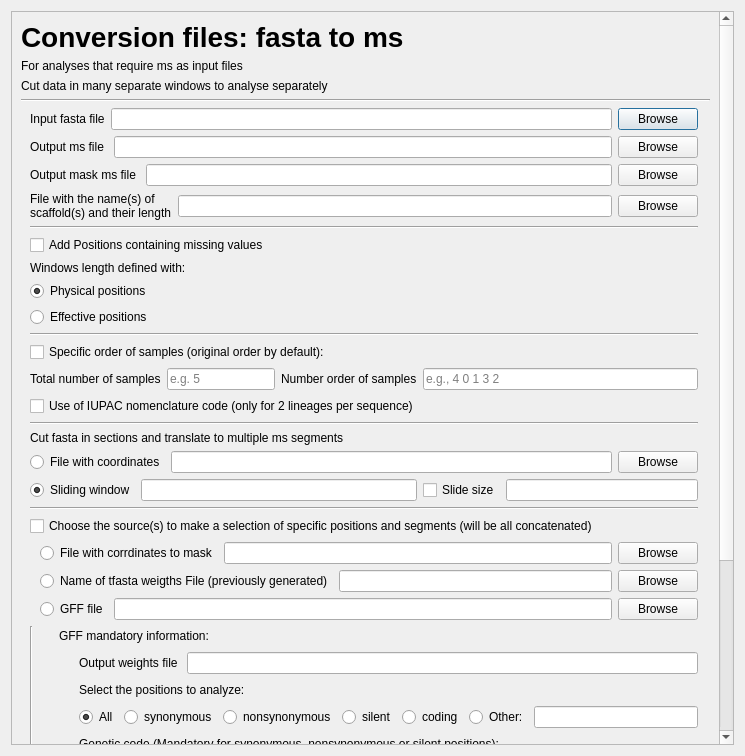
<?xml version="1.0" encoding="UTF-8"?>
<ui version="4.0">
 <class>Dialog</class>
 <widget class="QDialog" name="Dialog">
  <property name="geometry">
   <rect>
    <x>0</x>
    <y>0</y>
    <width>745</width>
    <height>756</height>
   </rect>
  </property>
  <property name="sizePolicy">
   <sizepolicy hsizetype="Preferred" vsizetype="Fixed">
    <horstretch>0</horstretch>
    <verstretch>0</verstretch>
   </sizepolicy>
  </property>
  <property name="minimumSize">
   <size>
    <width>729</width>
    <height>300</height>
   </size>
  </property>
  <property name="windowTitle">
   <string>Dialog</string>
  </property>
  <layout class="QGridLayout" name="gridLayout">
   <item row="0" column="0">
    <widget class="QScrollArea" name="scrollArea">
     <property name="sizePolicy">
      <sizepolicy hsizetype="Preferred" vsizetype="Preferred">
       <horstretch>0</horstretch>
       <verstretch>0</verstretch>
      </sizepolicy>
     </property>
     <property name="font">
      <font>
       <weight>50</weight>
       <italic>false</italic>
       <bold>false</bold>
       <underline>false</underline>
       <strikeout>false</strikeout>
       <kerning>true</kerning>
      </font>
     </property>
     <property name="lineWidth">
      <number>0</number>
     </property>
     <property name="widgetResizable">
      <bool>true</bool>
     </property>
     <widget class="QWidget" name="scrollAreaWidgetContents">
      <property name="geometry">
       <rect>
        <x>0</x>
        <y>0</y>
        <width>719</width>
        <height>1286</height>
       </rect>
      </property>
      <layout class="QGridLayout" name="gridLayout_2">
       <item row="1" column="0">
        <widget class="Line" name="line">
         <property name="orientation">
          <enum>Qt::Horizontal</enum>
         </property>
        </widget>
       </item>
       <item row="2" column="0">
        <widget class="QFrame" name="frameWeight">
         <property name="frameShape">
          <enum>QFrame::NoFrame</enum>
         </property>
         <property name="frameShadow">
          <enum>QFrame::Raised</enum>
         </property>
         <layout class="QVBoxLayout" name="verticalLayout_8">
          <property name="topMargin">
           <number>0</number>
          </property>
          <property name="rightMargin">
           <number>12</number>
          </property>
          <property name="bottomMargin">
           <number>0</number>
          </property>
          <item>
           <layout class="QHBoxLayout" name="horizontalLayout_input_option_i" stretch="0,0,0">
            <property name="spacing">
             <number>6</number>
            </property>
            <item>
             <widget class="QLabel" name="labelInput_fasta">
              <property name="text">
               <string>Input fasta file</string>
              </property>
             </widget>
            </item>
            <item>
             <widget class="QLineEdit" name="lineInput_fasta"/>
            </item>
            <item>
             <widget class="QPushButton" name="openInput_fasta">
              <property name="text">
               <string>Browse</string>
              </property>
              <property name="autoDefault">
               <bool>true</bool>
              </property>
             </widget>
            </item>
           </layout>
          </item>
          <item>
           <layout class="QHBoxLayout" name="horizontalLayout_output_option_o">
            <item>
             <widget class="QLabel" name="labelOutput_tfasta">
              <property name="text">
               <string>Output ms file </string>
              </property>
             </widget>
            </item>
            <item>
             <widget class="QLineEdit" name="lineOutput_tfasta"/>
            </item>
            <item>
             <widget class="QPushButton" name="openInput_fasta_3">
              <property name="text">
               <string>Browse</string>
              </property>
              <property name="autoDefault">
               <bool>true</bool>
              </property>
             </widget>
            </item>
           </layout>
          </item>
          <item>
           <layout class="QHBoxLayout" name="horizontalLayout_output_option_o_3">
            <item>
             <widget class="QLabel" name="labelOutput_tfasta_2">
              <property name="text">
               <string>Output mask ms file </string>
              </property>
             </widget>
            </item>
            <item>
             <widget class="QLineEdit" name="lineOutput_tfasta_2"/>
            </item>
            <item>
             <widget class="QPushButton" name="openInput_fasta_2">
              <property name="text">
               <string>Browse</string>
              </property>
              <property name="autoDefault">
               <bool>true</bool>
              </property>
             </widget>
            </item>
           </layout>
          </item>
          <item>
           <layout class="QHBoxLayout" name="horizontalLayout_option_n">
            <item>
             <widget class="QLabel" name="labelScaffold">
              <property name="text">
               <string>File with the name(s) of
scaffold(s) and their length</string>
              </property>
             </widget>
            </item>
            <item>
             <widget class="QLineEdit" name="lineScaffold">
              <property name="placeholderText">
               <string/>
              </property>
             </widget>
            </item>
            <item>
             <widget class="QPushButton" name="openScaffold">
              <property name="text">
               <string>Browse</string>
              </property>
             </widget>
            </item>
           </layout>
          </item>
          <item>
           <widget class="Line" name="line_2">
            <property name="orientation">
             <enum>Qt::Horizontal</enum>
            </property>
           </widget>
          </item>
          <item>
           <widget class="QCheckBox" name="checkUnknownPosConv">
            <property name="text">
             <string>Add Positions containing missing values</string>
            </property>
           </widget>
          </item>
          <item>
           <widget class="QLabel" name="label_42">
            <property name="text">
             <string>Windows length defined with:</string>
            </property>
           </widget>
          </item>
          <item>
           <layout class="QVBoxLayout" name="verticalLayout_22">
            <item>
             <widget class="QRadioButton" name="radioWindowLength_PhysPos">
              <property name="text">
               <string>Physical positions</string>
              </property>
              <property name="checked">
               <bool>true</bool>
              </property>
              <attribute name="buttonGroup">
               <string notr="true">buttonGroup</string>
              </attribute>
             </widget>
            </item>
            <item>
             <widget class="QRadioButton" name="radioWindowLength_EffPos">
              <property name="contextMenuPolicy">
               <enum>Qt::DefaultContextMenu</enum>
              </property>
              <property name="text">
               <string>Effective positions</string>
              </property>
              <property name="autoExclusive">
               <bool>true</bool>
              </property>
              <attribute name="buttonGroup">
               <string notr="true">buttonGroup</string>
              </attribute>
             </widget>
            </item>
           </layout>
          </item>
          <item>
           <widget class="Line" name="line_4">
            <property name="orientation">
             <enum>Qt::Horizontal</enum>
            </property>
           </widget>
          </item>
          <item>
           <widget class="QCheckBox" name="checkOrderSamplesConv">
            <property name="text">
             <string>Specific order of samples (original order by default):</string>
            </property>
           </widget>
          </item>
          <item>
           <layout class="QHBoxLayout" name="horizontalLayout_61">
            <item>
             <widget class="QLabel" name="labelOrderSamplesConv">
              <property name="text">
               <string>Total number of samples</string>
              </property>
             </widget>
            </item>
            <item>
             <widget class="QLineEdit" name="lineOrderSamples_total">
              <property name="sizePolicy">
               <sizepolicy hsizetype="Fixed" vsizetype="Fixed">
                <horstretch>0</horstretch>
                <verstretch>0</verstretch>
               </sizepolicy>
              </property>
              <property name="placeholderText">
               <string>e.g. 5</string>
              </property>
             </widget>
            </item>
            <item>
             <layout class="QHBoxLayout" name="horizontalLayout_63">
              <item>
               <widget class="QLabel" name="labelOrderSamplesConv2">
                <property name="text">
                 <string>Number order of samples</string>
                </property>
               </widget>
              </item>
              <item>
               <widget class="QLineEdit" name="lineOrderSamplesConv2">
                <property name="placeholderText">
                 <string>e.g., 4 0 1 3 2</string>
                </property>
               </widget>
              </item>
             </layout>
            </item>
           </layout>
          </item>
          <item>
           <widget class="QCheckBox" name="checkIUPACConv">
            <property name="text">
             <string>Use of IUPAC nomenclature code (only for 2 lineages per sequence)</string>
            </property>
           </widget>
          </item>
          <item>
           <widget class="Line" name="line_7">
            <property name="orientation">
             <enum>Qt::Horizontal</enum>
            </property>
           </widget>
          </item>
          <item>
           <widget class="QLabel" name="label_2">
            <property name="text">
             <string>Cut fasta in sections and translate to multiple ms segments</string>
            </property>
           </widget>
          </item>
          <item>
           <layout class="QVBoxLayout" name="verticalLayout_2">
            <property name="spacing">
             <number>-1</number>
            </property>
            <property name="bottomMargin">
             <number>0</number>
            </property>
            <item>
             <layout class="QHBoxLayout" name="horizontalLayout_filesel_option_C">
              <item>
               <widget class="QRadioButton" name="radioButton_coord_segments">
                <property name="text">
                 <string>File with coordinates</string>
                </property>
                <attribute name="buttonGroup">
                 <string notr="true">buttonGroup_6</string>
                </attribute>
               </widget>
              </item>
              <item>
               <widget class="QLineEdit" name="line_coord_segments"/>
              </item>
              <item>
               <widget class="QPushButton" name="open_coord_segments">
                <property name="text">
                 <string>Browse</string>
                </property>
               </widget>
              </item>
             </layout>
            </item>
            <item>
             <layout class="QHBoxLayout" name="horizontalLayout_12">
              <property name="bottomMargin">
               <number>0</number>
              </property>
              <item>
               <widget class="QRadioButton" name="radioButton_SlideWindow">
                <property name="text">
                 <string>Sliding window</string>
                </property>
                <property name="checked">
                 <bool>true</bool>
                </property>
                <attribute name="buttonGroup">
                 <string notr="true">buttonGroup_6</string>
                </attribute>
               </widget>
              </item>
              <item>
               <widget class="QLineEdit" name="line_SlideWindowSizeConv"/>
              </item>
              <item>
               <layout class="QHBoxLayout" name="horizontalLayout_71">
                <item>
                 <widget class="QCheckBox" name="checkSlideConv">
                  <property name="text">
                   <string>Slide size</string>
                  </property>
                 </widget>
                </item>
                <item>
                 <widget class="QLineEdit" name="lineSlideConv"/>
                </item>
               </layout>
              </item>
             </layout>
            </item>
           </layout>
          </item>
          <item>
           <widget class="Line" name="line_6">
            <property name="orientation">
             <enum>Qt::Horizontal</enum>
            </property>
           </widget>
          </item>
          <item>
           <widget class="QCheckBox" name="checkBox">
            <property name="text">
             <string>Choose the source(s) to make a selection of specific positions and segments (will be all concatenated)</string>
            </property>
            <property name="autoExclusive">
             <bool>false</bool>
            </property>
            <property name="tristate">
             <bool>true</bool>
            </property>
            <attribute name="buttonGroup">
             <string notr="true">buttonGroup_2</string>
            </attribute>
           </widget>
          </item>
          <item>
           <layout class="QVBoxLayout" name="verticalLayout">
            <property name="leftMargin">
             <number>10</number>
            </property>
            <property name="bottomMargin">
             <number>0</number>
            </property>
            <item>
             <layout class="QHBoxLayout" name="horizontalLayout_mask_option_m">
              <item>
               <widget class="QRadioButton" name="radioButton">
                <property name="text">
                 <string>File with corrdinates to mask</string>
                </property>
                <property name="autoExclusive">
                 <bool>true</bool>
                </property>
                <attribute name="buttonGroup">
                 <string notr="true">buttonGroup_2</string>
                </attribute>
               </widget>
              </item>
              <item>
               <widget class="QLineEdit" name="lineMaskFile"/>
              </item>
              <item>
               <widget class="QPushButton" name="openMaskFile">
                <property name="text">
                 <string>Browse</string>
                </property>
               </widget>
              </item>
             </layout>
            </item>
            <item>
             <layout class="QHBoxLayout" name="horizontalLayout_75">
              <item>
               <widget class="QRadioButton" name="radioButton_2">
                <property name="text">
                 <string>Name of tfasta weigths File (previously generated)</string>
                </property>
                <property name="autoExclusive">
                 <bool>true</bool>
                </property>
                <attribute name="buttonGroup">
                 <string notr="true">buttonGroup_2</string>
                </attribute>
               </widget>
              </item>
              <item>
               <widget class="QLineEdit" name="lineWeightFile"/>
              </item>
              <item>
               <widget class="QPushButton" name="openWeightFile">
                <property name="text">
                 <string>Browse</string>
                </property>
               </widget>
              </item>
             </layout>
            </item>
            <item>
             <layout class="QHBoxLayout" name="horizontalLayout_gffinput_option_g">
              <item>
               <widget class="QRadioButton" name="radioButton_3">
                <property name="text">
                 <string>GFF file</string>
                </property>
                <property name="autoExclusive">
                 <bool>false</bool>
                </property>
                <attribute name="buttonGroup">
                 <string notr="true">buttonGroup_2</string>
                </attribute>
               </widget>
              </item>
              <item>
               <widget class="QLineEdit" name="lineGFFFile"/>
              </item>
              <item>
               <widget class="QPushButton" name="openGFFFile">
                <property name="text">
                 <string>Browse</string>
                </property>
               </widget>
              </item>
             </layout>
            </item>
           </layout>
          </item>
          <item>
           <layout class="QHBoxLayout" name="horizontalLayout_gff_options">
            <property name="topMargin">
             <number>0</number>
            </property>
            <property name="bottomMargin">
             <number>0</number>
            </property>
            <item>
             <widget class="Line" name="line_5">
              <property name="orientation">
               <enum>Qt::Vertical</enum>
              </property>
             </widget>
            </item>
            <item>
             <layout class="QHBoxLayout" name="horizontalLayout_8">
              <property name="topMargin">
               <number>0</number>
              </property>
              <property name="bottomMargin">
               <number>0</number>
              </property>
              <item>
               <layout class="QVBoxLayout" name="verticalLayout_10">
                <property name="bottomMargin">
                 <number>0</number>
                </property>
                <item>
                 <layout class="QVBoxLayout" name="verticalLayout_9">
                  <property name="topMargin">
                   <number>0</number>
                  </property>
                  <property name="bottomMargin">
                   <number>0</number>
                  </property>
                  <item>
                   <layout class="QHBoxLayout" name="horizontalLayout_3">
                    <property name="topMargin">
                     <number>0</number>
                    </property>
                    <property name="bottomMargin">
                     <number>0</number>
                    </property>
                    <item>
                     <spacer name="horizontalSpacer_5">
                      <property name="orientation">
                       <enum>Qt::Horizontal</enum>
                      </property>
                      <property name="sizeType">
                       <enum>QSizePolicy::Fixed</enum>
                      </property>
                      <property name="sizeHint" stdset="0">
                       <size>
                        <width>20</width>
                        <height>20</height>
                       </size>
                      </property>
                     </spacer>
                    </item>
                    <item>
                     <widget class="QLabel" name="gff_info_label">
                      <property name="text">
                       <string>GFF mandatory information:</string>
                      </property>
                     </widget>
                    </item>
                   </layout>
                  </item>
                 </layout>
                </item>
                <item>
                 <layout class="QHBoxLayout" name="horizontalLayout_output_option_o_2">
                  <item>
                   <spacer name="horizontalSpacer_4">
                    <property name="orientation">
                     <enum>Qt::Horizontal</enum>
                    </property>
                    <property name="sizeType">
                     <enum>QSizePolicy::Fixed</enum>
                    </property>
                    <property name="sizeHint" stdset="0">
                     <size>
                      <width>40</width>
                      <height>20</height>
                     </size>
                    </property>
                   </spacer>
                  </item>
                  <item>
                   <widget class="QLabel" name="labelOutputWeight_2">
                    <property name="text">
                     <string>Output weights file </string>
                    </property>
                   </widget>
                  </item>
                  <item>
                   <widget class="QLineEdit" name="lineOutputWeight_2"/>
                  </item>
                 </layout>
                </item>
                <item>
                 <layout class="QHBoxLayout" name="horizontalLayout_6">
                  <property name="topMargin">
                   <number>0</number>
                  </property>
                  <property name="bottomMargin">
                   <number>0</number>
                  </property>
                  <item>
                   <spacer name="horizontalSpacer_9">
                    <property name="orientation">
                     <enum>Qt::Horizontal</enum>
                    </property>
                    <property name="sizeType">
                     <enum>QSizePolicy::Fixed</enum>
                    </property>
                    <property name="sizeHint" stdset="0">
                     <size>
                      <width>40</width>
                      <height>20</height>
                     </size>
                    </property>
                   </spacer>
                  </item>
                  <item>
                   <layout class="QVBoxLayout" name="verticalLayout_14">
                    <property name="bottomMargin">
                     <number>0</number>
                    </property>
                    <item>
                     <widget class="QLabel" name="labelCodeWeight_2">
                      <property name="text">
                       <string>Select the positions to analyze:</string>
                      </property>
                     </widget>
                    </item>
                   </layout>
                  </item>
                 </layout>
                </item>
                <item>
                 <layout class="QVBoxLayout" name="verticalLayout_11">
                  <property name="topMargin">
                   <number>0</number>
                  </property>
                  <property name="bottomMargin">
                   <number>0</number>
                  </property>
                  <item>
                   <layout class="QHBoxLayout" name="horizontalLayout_9">
                    <property name="topMargin">
                     <number>0</number>
                    </property>
                    <property name="bottomMargin">
                     <number>0</number>
                    </property>
                    <item>
                     <spacer name="horizontalSpacer_8">
                      <property name="orientation">
                       <enum>Qt::Horizontal</enum>
                      </property>
                      <property name="sizeType">
                       <enum>QSizePolicy::Fixed</enum>
                      </property>
                      <property name="sizeHint" stdset="0">
                       <size>
                        <width>40</width>
                        <height>20</height>
                       </size>
                      </property>
                     </spacer>
                    </item>
                    <item>
                     <widget class="QRadioButton" name="radio_notation_all">
                      <property name="text">
                       <string>All</string>
                      </property>
                      <property name="checked">
                       <bool>true</bool>
                      </property>
                      <attribute name="buttonGroup">
                       <string notr="true">buttonGroup_5</string>
                      </attribute>
                     </widget>
                    </item>
                    <item>
                     <widget class="QRadioButton" name="radio_notation_syn">
                      <property name="text">
                       <string>synonymous</string>
                      </property>
                      <attribute name="buttonGroup">
                       <string notr="true">buttonGroup_5</string>
                      </attribute>
                     </widget>
                    </item>
                    <item>
                     <widget class="QRadioButton" name="radio_notation_nonsyn">
                      <property name="text">
                       <string>nonsynonymous</string>
                      </property>
                      <attribute name="buttonGroup">
                       <string notr="true">buttonGroup_5</string>
                      </attribute>
                     </widget>
                    </item>
                    <item>
                     <widget class="QRadioButton" name="radio_notation_silent">
                      <property name="text">
                       <string>silent</string>
                      </property>
                      <attribute name="buttonGroup">
                       <string notr="true">buttonGroup_5</string>
                      </attribute>
                     </widget>
                    </item>
                    <item>
                     <widget class="QRadioButton" name="radio_notation_coding">
                      <property name="text">
                       <string>coding</string>
                      </property>
                      <attribute name="buttonGroup">
                       <string notr="true">buttonGroup_5</string>
                      </attribute>
                     </widget>
                    </item>
                    <item>
                     <layout class="QHBoxLayout" name="horizontalLayout_142">
                      <property name="leftMargin">
                       <number>0</number>
                      </property>
                      <item>
                       <widget class="QRadioButton" name="radio_notation_other">
                        <property name="text">
                         <string>Other:</string>
                        </property>
                        <attribute name="buttonGroup">
                         <string notr="true">buttonGroup_5</string>
                        </attribute>
                       </widget>
                      </item>
                      <item>
                       <widget class="QLineEdit" name="lineTypeWeight">
                        <property name="placeholderText">
                         <string/>
                        </property>
                       </widget>
                      </item>
                     </layout>
                    </item>
                   </layout>
                  </item>
                 </layout>
                </item>
                <item>
                 <layout class="QHBoxLayout" name="horizontalLayout_4">
                  <property name="topMargin">
                   <number>0</number>
                  </property>
                  <property name="bottomMargin">
                   <number>0</number>
                  </property>
                  <item>
                   <spacer name="horizontalSpacer_6">
                    <property name="orientation">
                     <enum>Qt::Horizontal</enum>
                    </property>
                    <property name="sizeType">
                     <enum>QSizePolicy::Fixed</enum>
                    </property>
                    <property name="sizeHint" stdset="0">
                     <size>
                      <width>40</width>
                      <height>20</height>
                     </size>
                    </property>
                   </spacer>
                  </item>
                  <item>
                   <layout class="QVBoxLayout" name="verticalLayout_12">
                    <property name="bottomMargin">
                     <number>0</number>
                    </property>
                    <item>
                     <widget class="QLabel" name="labelCodeWeight">
                      <property name="text">
                       <string>Genetic code (Mandatory for synonymous, nonsynonymous or silent positions):</string>
                      </property>
                     </widget>
                    </item>
                   </layout>
                  </item>
                 </layout>
                </item>
                <item>
                 <layout class="QHBoxLayout" name="horizontalLayout_73">
                  <item>
                   <spacer name="horizontalSpacer_2">
                    <property name="orientation">
                     <enum>Qt::Horizontal</enum>
                    </property>
                    <property name="sizeType">
                     <enum>QSizePolicy::Fixed</enum>
                    </property>
                    <property name="sizeHint" stdset="0">
                     <size>
                      <width>40</width>
                      <height>20</height>
                     </size>
                    </property>
                   </spacer>
                  </item>
                  <item>
                   <widget class="QRadioButton" name="radioGeneticCodeUniversal">
                    <property name="text">
                     <string>Nuclear Universal</string>
                    </property>
                    <property name="checked">
                     <bool>true</bool>
                    </property>
                    <attribute name="buttonGroup">
                     <string notr="true">buttonGroup_3</string>
                    </attribute>
                   </widget>
                  </item>
                  <item>
                   <widget class="QRadioButton" name="radioGeneticCodemtMamm">
                    <property name="text">
                     <string>mtDNA Mammals</string>
                    </property>
                    <attribute name="buttonGroup">
                     <string notr="true">buttonGroup_3</string>
                    </attribute>
                   </widget>
                  </item>
                  <item>
                   <widget class="QRadioButton" name="radioGeneticCodemtDros">
                    <property name="text">
                     <string>mtDNA Drosophila</string>
                    </property>
                    <attribute name="buttonGroup">
                     <string notr="true">buttonGroup_3</string>
                    </attribute>
                   </widget>
                  </item>
                  <item>
                   <layout class="QHBoxLayout" name="horizontalLayout_157">
                    <item>
                     <widget class="QRadioButton" name="radioGeneticCode4Weight">
                      <property name="text">
                       <string>Other</string>
                      </property>
                      <attribute name="buttonGroup">
                       <string notr="true">buttonGroup_3</string>
                      </attribute>
                     </widget>
                    </item>
                    <item>
                     <widget class="QLineEdit" name="lineGeneticCode4Weight"/>
                    </item>
                   </layout>
                  </item>
                 </layout>
                </item>
                <item>
                 <layout class="QHBoxLayout" name="horizontalLayout_5">
                  <property name="bottomMargin">
                   <number>0</number>
                  </property>
                  <item>
                   <spacer name="horizontalSpacer_7">
                    <property name="orientation">
                     <enum>Qt::Horizontal</enum>
                    </property>
                    <property name="sizeType">
                     <enum>QSizePolicy::Fixed</enum>
                    </property>
                    <property name="sizeHint" stdset="0">
                     <size>
                      <width>40</width>
                      <height>20</height>
                     </size>
                    </property>
                   </spacer>
                  </item>
                  <item>
                   <layout class="QVBoxLayout" name="verticalLayout_13">
                    <property name="bottomMargin">
                     <number>0</number>
                    </property>
                    <item>
                     <widget class="QLabel" name="labelCriteriaWeight">
                      <property name="text">
                       <string> Criteria to consider transcripts (coding regions):</string>
                      </property>
                     </widget>
                    </item>
                   </layout>
                  </item>
                 </layout>
                </item>
                <item>
                 <layout class="QHBoxLayout" name="horizontalLayout_74">
                  <item>
                   <spacer name="horizontalSpacer_3">
                    <property name="orientation">
                     <enum>Qt::Horizontal</enum>
                    </property>
                    <property name="sizeType">
                     <enum>QSizePolicy::Fixed</enum>
                    </property>
                    <property name="sizeHint" stdset="0">
                     <size>
                      <width>40</width>
                      <height>20</height>
                     </size>
                    </property>
                   </spacer>
                  </item>
                  <item>
                   <widget class="QRadioButton" name="radioCriteriaTransMax">
                    <property name="text">
                     <string>Maximum combined
transcribed region</string>
                    </property>
                    <attribute name="buttonGroup">
                     <string notr="true">buttonGroup_4</string>
                    </attribute>
                   </widget>
                  </item>
                  <item>
                   <widget class="QRadioButton" name="radioCriteriaTransFirst">
                    <property name="text">
                     <string>First transcript</string>
                    </property>
                    <attribute name="buttonGroup">
                     <string notr="true">buttonGroup_4</string>
                    </attribute>
                   </widget>
                  </item>
                  <item>
                   <widget class="QRadioButton" name="radioCriteriaTransLong">
                    <property name="text">
                     <string>The longest transcript</string>
                    </property>
                    <property name="checkable">
                     <bool>true</bool>
                    </property>
                    <property name="checked">
                     <bool>true</bool>
                    </property>
                    <attribute name="buttonGroup">
                     <string notr="true">buttonGroup_4</string>
                    </attribute>
                   </widget>
                  </item>
                  <item>
                   <widget class="QRadioButton" name="radioCriteriaTransMin">
                    <property name="text">
                     <string>Minimum shared
transcribed region</string>
                    </property>
                    <attribute name="buttonGroup">
                     <string notr="true">buttonGroup_4</string>
                    </attribute>
                   </widget>
                  </item>
                 </layout>
                </item>
                <item>
                 <layout class="QHBoxLayout" name="horizontalLayout">
                  <property name="bottomMargin">
                   <number>0</number>
                  </property>
                  <item>
                   <spacer name="horizontalSpacer_11">
                    <property name="orientation">
                     <enum>Qt::Horizontal</enum>
                    </property>
                    <property name="sizeType">
                     <enum>QSizePolicy::Fixed</enum>
                    </property>
                    <property name="sizeHint" stdset="0">
                     <size>
                      <width>40</width>
                      <height>20</height>
                     </size>
                    </property>
                   </spacer>
                  </item>
                  <item>
                   <widget class="QCheckBox" name="checkOutgroupWeight">
                    <property name="text">
                     <string>Include outgroup.(last population)</string>
                    </property>
                   </widget>
                  </item>
                 </layout>
                </item>
                <item>
                 <layout class="QHBoxLayout" name="horizontalLayout_62">
                  <item>
                   <spacer name="horizontalSpacer_10">
                    <property name="orientation">
                     <enum>Qt::Horizontal</enum>
                    </property>
                    <property name="sizeType">
                     <enum>QSizePolicy::Fixed</enum>
                    </property>
                    <property name="sizeHint" stdset="0">
                     <size>
                      <width>40</width>
                      <height>20</height>
                     </size>
                    </property>
                   </spacer>
                  </item>
                  <item>
                   <widget class="QLabel" name="label_44">
                    <property name="text">
                     <string>Total number of populations</string>
                    </property>
                   </widget>
                  </item>
                  <item>
                   <widget class="QLineEdit" name="lineTotalPopsConv"/>
                  </item>
                  <item>
                   <layout class="QHBoxLayout" name="horizontalLayout_60">
                    <item>
                     <widget class="QLabel" name="label_43">
                      <property name="text">
                       <string>Number of samples per population</string>
                      </property>
                     </widget>
                    </item>
                    <item>
                     <widget class="QLineEdit" name="lineSamplesPopsConv"/>
                    </item>
                   </layout>
                  </item>
                 </layout>
                </item>
               </layout>
              </item>
             </layout>
            </item>
           </layout>
          </item>
          <item>
           <widget class="Line" name="line_3">
            <property name="orientation">
             <enum>Qt::Horizontal</enum>
            </property>
           </widget>
          </item>
          <item>
           <layout class="QHBoxLayout" name="horizontalLayout_7">
            <property name="bottomMargin">
             <number>0</number>
            </property>
            <item>
             <layout class="QHBoxLayout" name="horizontalLayout_10">
              <property name="bottomMargin">
               <number>0</number>
              </property>
              <item>
               <widget class="QLabel" name="label">
                <property name="sizePolicy">
                 <sizepolicy hsizetype="Fixed" vsizetype="Preferred">
                  <horstretch>0</horstretch>
                  <verstretch>0</verstretch>
                 </sizepolicy>
                </property>
                <property name="text">
                 <string>Command:</string>
                </property>
               </widget>
              </item>
             </layout>
            </item>
            <item>
             <layout class="QHBoxLayout" name="horizontalLayout_11">
              <property name="rightMargin">
               <number>0</number>
              </property>
              <property name="bottomMargin">
               <number>0</number>
              </property>
              <item>
               <widget class="QLineEdit" name="lineEdit"/>
              </item>
             </layout>
            </item>
           </layout>
          </item>
          <item>
           <layout class="QHBoxLayout" name="horizontalLayout_2">
            <property name="rightMargin">
             <number>0</number>
            </property>
            <property name="bottomMargin">
             <number>0</number>
            </property>
            <item>
             <spacer name="horizontalSpacer">
              <property name="orientation">
               <enum>Qt::Horizontal</enum>
              </property>
              <property name="sizeHint" stdset="0">
               <size>
                <width>40</width>
                <height>20</height>
               </size>
              </property>
             </spacer>
            </item>
            <item>
             <widget class="QPushButton" name="Button_AddCommandWin">
              <property name="text">
               <string>Add to Command Window </string>
              </property>
             </widget>
            </item>
           </layout>
          </item>
         </layout>
        </widget>
       </item>
       <item row="0" column="0">
        <layout class="QHBoxLayout" name="horizontalLayout_13">
         <property name="sizeConstraint">
          <enum>QLayout::SetFixedSize</enum>
         </property>
         <property name="topMargin">
          <number>0</number>
         </property>
         <property name="rightMargin">
          <number>10</number>
         </property>
         <item>
          <layout class="QHBoxLayout" name="horizontalLayout_14">
           <property name="rightMargin">
            <number>10</number>
           </property>
           <item>
            <layout class="QVBoxLayout" name="verticalLayout_5">
             <property name="sizeConstraint">
              <enum>QLayout::SetFixedSize</enum>
             </property>
             <property name="bottomMargin">
              <number>0</number>
             </property>
             <item>
              <layout class="QVBoxLayout" name="verticalLayout_15">
               <item>
                <widget class="QLabel" name="label_3">
                 <property name="font">
                  <font>
                   <pointsize>21</pointsize>
                   <weight>75</weight>
                   <bold>true</bold>
                  </font>
                 </property>
                 <property name="text">
                  <string>Conversion files: fasta to ms</string>
                 </property>
                </widget>
               </item>
              </layout>
             </item>
             <item>
              <layout class="QVBoxLayout" name="verticalLayout_16">
               <item>
                <widget class="QLabel" name="label_4">
                 <property name="font">
                  <font>
                   <kerning>true</kerning>
                  </font>
                 </property>
                 <property name="text">
                  <string>For analyses that require ms as input files</string>
                 </property>
                </widget>
               </item>
              </layout>
             </item>
             <item>
              <layout class="QVBoxLayout" name="verticalLayout_17">
               <item>
                <widget class="QLabel" name="label_5">
                 <property name="text">
                  <string>Cut data in many separate windows to analyse separately</string>
                 </property>
                </widget>
               </item>
              </layout>
             </item>
            </layout>
           </item>
          </layout>
         </item>
         <item>
          <widget class="QLabel" name="logo_3">
           <property name="sizePolicy">
            <sizepolicy hsizetype="Preferred" vsizetype="Fixed">
             <horstretch>0</horstretch>
             <verstretch>0</verstretch>
            </sizepolicy>
           </property>
           <property name="maximumSize">
            <size>
             <width>81</width>
             <height>81</height>
            </size>
           </property>
           <property name="text">
            <string/>
           </property>
           <property name="pixmap">
            <pixmap resource="icon_SPiGA.qrc">:/logo/SPiGA_icon.png</pixmap>
           </property>
           <property name="scaledContents">
            <bool>true</bool>
           </property>
          </widget>
         </item>
        </layout>
       </item>
      </layout>
     </widget>
    </widget>
   </item>
  </layout>
 </widget>
 <tabstops>
  <tabstop>lineInput_fasta</tabstop>
  <tabstop>openInput_fasta</tabstop>
  <tabstop>lineOutput_tfasta</tabstop>
  <tabstop>lineScaffold</tabstop>
  <tabstop>openScaffold</tabstop>
  <tabstop>checkUnknownPosConv</tabstop>
  <tabstop>radioWindowLength_EffPos</tabstop>
  <tabstop>radioWindowLength_PhysPos</tabstop>
  <tabstop>checkOrderSamplesConv</tabstop>
  <tabstop>lineOrderSamples_total</tabstop>
  <tabstop>lineOrderSamplesConv2</tabstop>
  <tabstop>checkIUPACConv</tabstop>
  <tabstop>lineMaskFile</tabstop>
  <tabstop>openMaskFile</tabstop>
  <tabstop>lineWeightFile</tabstop>
  <tabstop>openWeightFile</tabstop>
  <tabstop>lineGFFFile</tabstop>
  <tabstop>openGFFFile</tabstop>
  <tabstop>lineOutputWeight_2</tabstop>
  <tabstop>radio_notation_syn</tabstop>
  <tabstop>radio_notation_nonsyn</tabstop>
  <tabstop>radio_notation_silent</tabstop>
  <tabstop>radio_notation_coding</tabstop>
  <tabstop>radio_notation_other</tabstop>
  <tabstop>lineTypeWeight</tabstop>
  <tabstop>radioGeneticCodeUniversal</tabstop>
  <tabstop>radioGeneticCodemtMamm</tabstop>
  <tabstop>radioGeneticCodemtDros</tabstop>
  <tabstop>radioGeneticCode4Weight</tabstop>
  <tabstop>lineGeneticCode4Weight</tabstop>
  <tabstop>radioCriteriaTransMax</tabstop>
  <tabstop>radioCriteriaTransFirst</tabstop>
  <tabstop>radioCriteriaTransLong</tabstop>
  <tabstop>radioCriteriaTransMin</tabstop>
  <tabstop>checkOutgroupWeight</tabstop>
  <tabstop>lineTotalPopsConv</tabstop>
  <tabstop>lineSamplesPopsConv</tabstop>
  <tabstop>Button_AddCommandWin</tabstop>
 </tabstops>
 <resources>
  <include location="icon_SPiGA.qrc"/>
 </resources>
 <connections/>
 <buttongroups>
  <buttongroup name="buttonGroup_5"/>
  <buttongroup name="buttonGroup"/>
  <buttongroup name="buttonGroup_6"/>
  <buttongroup name="buttonGroup_3"/>
  <buttongroup name="buttonGroup_2"/>
  <buttongroup name="buttonGroup_4"/>
 </buttongroups>
</ui>
